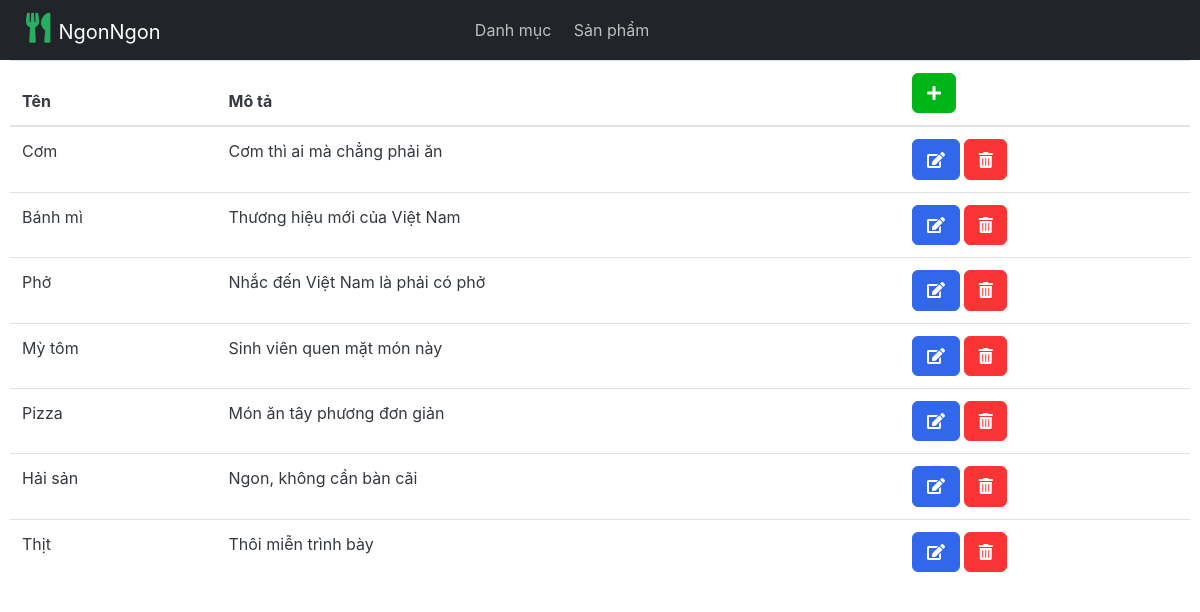
Before: /dashboard/category with the older database file.
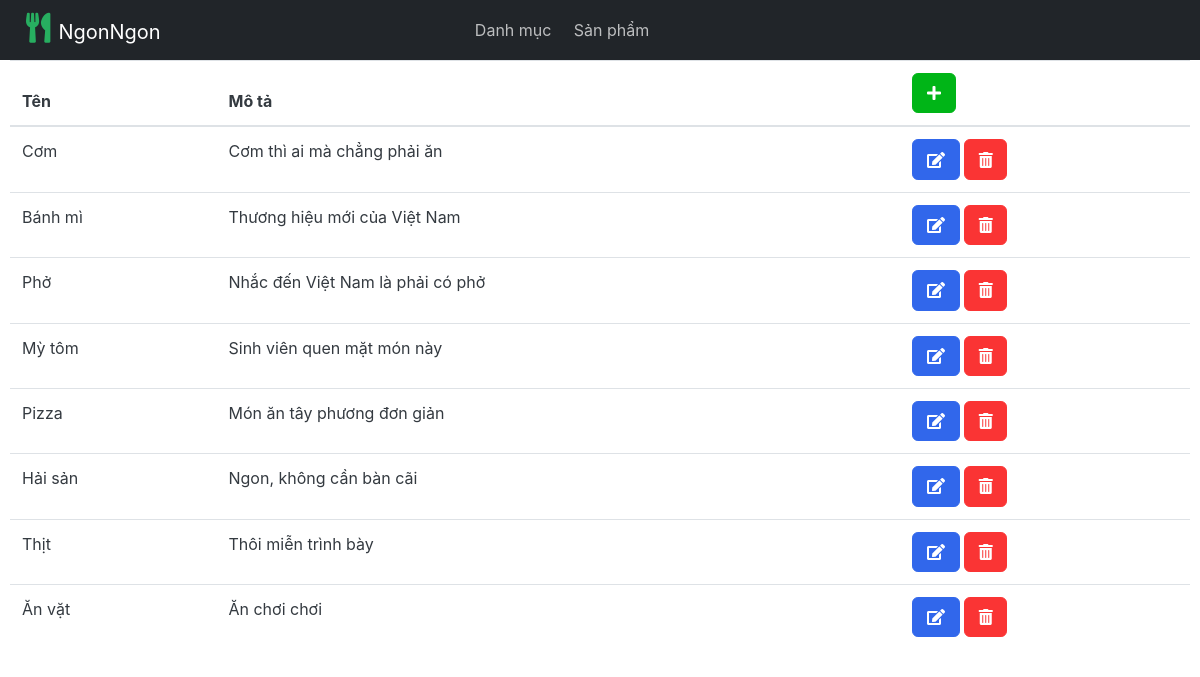
After: the same page with the newer database file.
### category/models.py (models this page shows, shortened)
class Category(models.Model):
    name = models.CharField(max_length=100, unique=True)
    slug = models.SlugField(max_length=50, unique=True, allow_unicode=True)
    description = models.CharField(max_length=500, blank=True)
    class Meta:
        verbose_name = "category"
        verbose_name_plural = "categories"

### dashboard/views.py (the view)
# urls.py: path("category", views.ReadCategory, name="ReadCategory"),
def ReadCategory(request):
    categories = Category.objects.all()
    return render(request=request, template_name="dashboard/category.html",
                  context={"categories": categories})

### category/context_processors.py (called while the page is built)
def header_menu_links(request):
    links = Category.objects.all()
    return dict(links=links)

### templates/dashboard/category.html
{% extends 'dashboard-base.html' %}
{% block content %}
<table class="table">
    <thead>
        <th>Tên</th>
        <th>Mô tả</th>
        <th>
            <a href="" class="btn btn-success">
                <i class="fas fa-plus"></i>
            </a>
        </th>
    </thead>
    <tbody>
        {% for category in categories %}
        <tr>
            <td>{{ category.name }}</td>
            <td>{{ category.description }}</td>
            <td>
                <a href="" class="btn btn-primary">
                    <i class="fas fa-edit"></i>
                </a>
                <a href="" class="btn btn-danger">
                    <i class="fas fa-trash-alt"></i>
                </a>
            </td>
        </tr>
        {% endfor %}
    </tbody>
</table>
{% endblock%}

Changed rows visible on the page:
added Category: name "Ăn vặt", description "Ăn chơi chơi"
